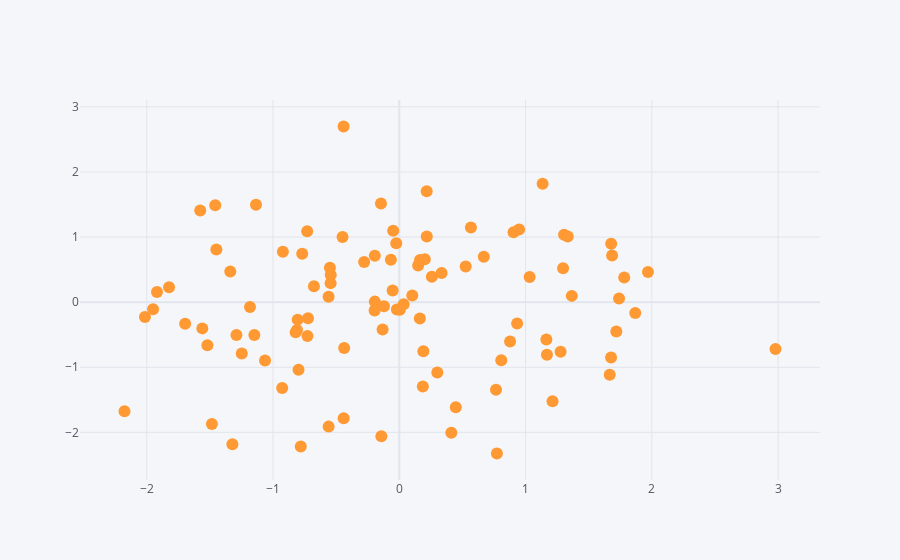

Notebook code cell kept with this figure:
### Code cell
# plot com iplot do plotly
df1.iplot(kind="scatter", x="A", y="B", mode="markers")
